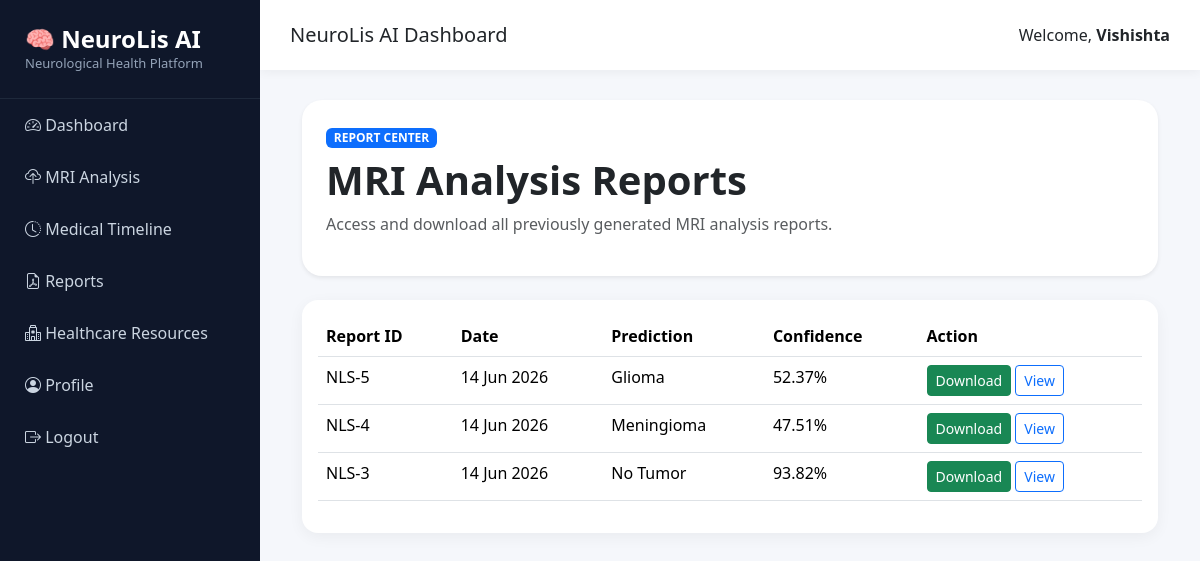
The app's page /reports (signed in) with its own data.
### models/mri_record.py (models this page shows)
class MRIRecord(db.Model):
    __tablename__ = "mri_records"
    id = db.Column(db.Integer, primary_key=True)
    user_id = db.Column(
        db.Integer,
        db.ForeignKey("users.id")
    )
    image_path = db.Column(db.String(500))
    prediction = db.Column(db.String(100))
    confidence = db.Column(db.Float)
    heatmap_path = db.Column(db.String(500))
    explanation = db.Column(db.Text)
    notes = db.Column(db.Text)
    upload_date = db.Column(
        db.DateTime,
        default=datetime.utcnow
    )
    heatmap_path = db.Column(
    db.String(500)
)

### app.py (the view)
@app.route("/reports")
def reports():
    if "user_id" not in session:
        return redirect("/login")
    records = MRIRecord.query.filter_by(
        user_id=session["user_id"]
    ).order_by(
        MRIRecord.upload_date.desc()
    ).all()
    return render_template(
        "reports/reports.html",
        records=records
    )

### templates/reports/reports.html (shortened to what this page needs)
{% extends 'base.html' %}
{% block content %}
<div class="container-fluid">
<div class="card border-0 shadow-sm mb-4"
     style="border-radius:20px;">
    <div class="card-body p-4">
        <span class="badge bg-primary mb-2">
            REPORT CENTER
        </span>
        <h1 class="fw-bold">
            MRI Analysis Reports
        </h1>
        <p class="text-muted">
            Access and download all previously
            generated MRI analysis reports.
        </p>
    </div>
</div>
{% if records %}
<div class="card stat-card">
    <div class="card-body">
        <table class="table table-hover">
            <thead>
                <tr>
                    <th>
                        Report ID
                    </th>
                    <th>
                        Date
                    </th>
                    <th>
                        Prediction
                    </th>
                    <th>
                        Confidence
                    </th>
                    <th>
                        Action
                    </th>
                </tr>
            </thead>
            <tbody>
                {% for record in records %}
                <tr>
                    <td>
                        NLS-{{ record.id }}
                    </td>
                    <td>
                        {{ record.upload_date.strftime('%d %b %Y') }}
                    </td>
                    <td>
                        {{ record.prediction }}
                    </td>
                    <td>
                        {{ record.confidence }}%
                    </td>
                    <td>
                        <a href="/download-report/{{ record.id }}"
                           class="btn btn-success btn-sm">
                            Download
                        </a>
                        <a href="/result/{{ record.id }}"
                           class="btn btn-outline-primary btn-sm">
                            View
                        </a>
                    </td>
                </tr>
                {% endfor %}
            </tbody>
        </table>
    </div>
</div>
{% else %}
<div class="alert alert-info">
    No reports available.
    Upload an MRI scan to generate
    your first report.
</div>
{% endif %}
</div>
{% endblock %}

### templates/base.html (style rules this page uses)
body { background:#f5f7fb; font-family:Segoe UI,sans-serif; }
.stat-card { border:none; border-radius:16px; box-shadow:0 4px 15px rgba(0,0,0,.05); }

### records on screen
MRIRecord: id "5", upload_date "14 Jun 2026", prediction "Glioma", confidence "52.37"
MRIRecord: id "4", upload_date "14 Jun 2026", prediction "Meningioma", confidence "47.51"
MRIRecord: id "3", upload_date "14 Jun 2026", prediction "No Tumor", confidence "93.82"

### other values on screen
{{ session.user_name }} "Vishishta"
